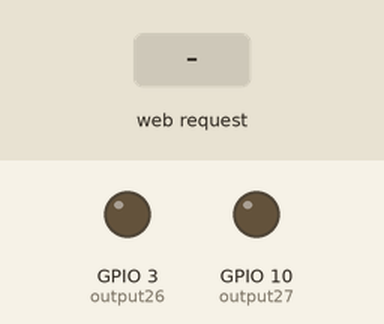
Recording of a sketch running on a simulated ESP32-S3. Parts: output pins drawn as LEDs (lit = HIGH). The test bench sets the inputs (shaded band). WiFi joins after 1.5 s; servers stay silent unless stated; what the sketch prints to the serial monitor is not drawn.

Above: at 2.7 s.
2.8 s: HTTP request GET /26/on received
At 3.4 s:
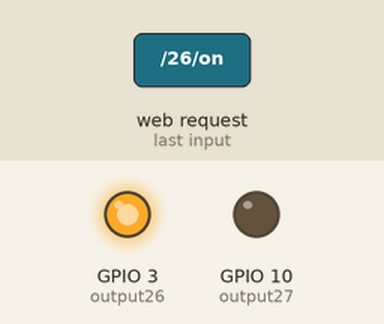
4.3 s: HTTP request GET /27/on received
At 5.5 s:
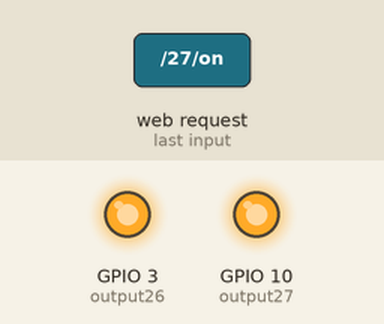
5.8 s: HTTP request GET /26/off received
At 6.9 s:
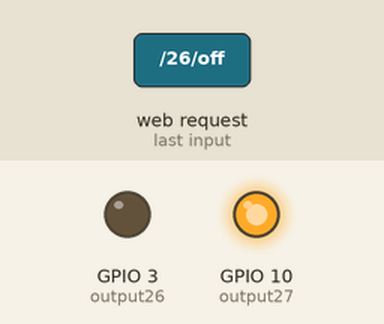
7.3 s: HTTP request GET /27/off received
At 8.0 s:
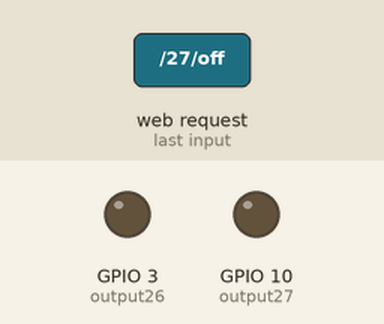
Timing chart, 0 to 9.8 s (numbered marks = the images above; inputs shaded):
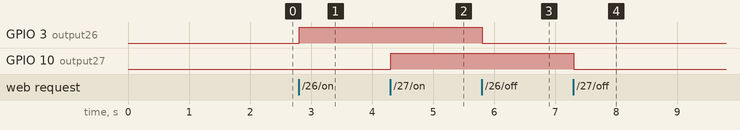

The sketch:

sketch_nov17a_copy_20241118003802.ino
```cpp
/*********
  Rui Santos
  Complete project details at http://randomnerdtutorials.com
*********/

// Load Wi-Fi library
#include <WiFi.h>

// Replace with your network credentials
const char* ssid = "fhihung.iphone";
const char* password = "88888889";

// Set web server port number to 80
WiFiServer server(80);

// Variable to store the HTTP request
String header;

// Auxiliar variables to store the current output state
String output26State = "off";
String output27State = "off";

// Assign output variables to GPIO pins
const int output26 = 3;
const int output27 = 10;

// Current time
unsigned long currentTime = millis();
// Previous time
unsigned long previousTime = 0;
// Define timeout time in milliseconds (example: 2000ms = 2s)
const long timeoutTime = 2000;

void setup() {
  Serial.begin(115200);
  // Initialize the output variables as outputs
  pinMode(output26, OUTPUT);
  pinMode(output27, OUTPUT);
  // Set outputs to LOW
  digitalWrite(output26, LOW);
  digitalWrite(output27, LOW);

  // Connect to Wi-Fi network with SSID and password
  Serial.print("Connecting to ");
  Serial.println(ssid);
  WiFi.begin(ssid, password);
  while (WiFi.status() != WL_CONNECTED) {
    delay(500);
    Serial.print(".");
  }
  // Print local IP address and start web server
  Serial.println("");
  Serial.println("WiFi connected.");
  Serial.println("IP address: ");
  Serial.println(WiFi.localIP());
  server.begin();
}

void loop() {
  WiFiClient client = server.available();  // Listen for incoming clients

  if (client) {  // If a new client connects,
    currentTime = millis();
    previousTime = currentTime;
    Serial.println("New Client.");                                             // print a message out in the serial port
    String currentLine = "";                                                   // make a String to hold incoming data from the client
    while (client.connected() && currentTime - previousTime <= timeoutTime) {  // loop while the client's connected
      currentTime = millis();
      if (client.available()) {  // if there's bytes to read from the client,
        char c = client.read();  // read a byte, then
        Serial.write(c);         // print it out the serial monitor
        header += c;
        if (c == '\n') {  // if the byte is a newline character
          // if the current line is blank, you got two newline characters in a row.
          // that's the end of the client HTTP request, so send a response:
          if (currentLine.length() == 0) {
            // HTTP headers always start with a response code (e.g. HTTP/1.1 200 OK)
            // and a content-type so the client knows what's coming, then a blank line:
            client.println("HTTP/1.1 200 OK");
            client.println("Content-type:text/html");
            client.println("Connection: close");
            client.println();

            if (header.indexOf("GET /state") >= 0) {
              String response = String("[") + String("{\"id\": 26, \"name\": \"living light\", \"state\": ") + (output26State == "on" ? "true" : "false") + String("}, ") + String("{\"id\": 27, \"name\": \"kitchen light\", \"state\": ") + (output27State == "on" ? "true" : "false") + String("}") + String("]");
              client.print(response);
              break;
            }
            // turns the GPIOs on and off
            if (header.indexOf("GET /26/on") >= 0) {
              Serial.println("GPIO 26 on");
              output26State = "on";
              digitalWrite(output26, HIGH);
            } else if (header.indexOf("GET /26/off") >= 0) {
              Serial.println("GPIO 26 off");
              output26State = "off";
              digitalWrite(output26, LOW);
            } else if (header.indexOf("GET /27/on") >= 0) {
              Serial.println("GPIO 27 on");
              output27State = "on";
              digitalWrite(output27, HIGH);
            } else if (header.indexOf("GET /27/off") >= 0) {
              Serial.println("GPIO 27 off");
              output27State = "off";
              digitalWrite(output27, LOW);
            }

            // Display the HTML web page
            client.println("<!DOCTYPE html><html>");
            client.println("<head><meta name=\"viewport\" content=\"width=device-width, initial-scale=1\">");
            client.println("<link rel=\"icon\" href=\"data:,\">");
            // CSS to style the on/off buttons
            // Feel free to change the background-color and font-size attributes to fit your preferences
            client.println("<style>html { font-family: Helvetica; display: inline-block; margin: 0px auto; text-align: center;}");
            client.println(".button { background-color: #4CAF50; border: none; color: white; padding: 16px 40px;");
            client.println("text-decoration: none; font-size: 30px; margin: 2px; cursor: pointer;}");
            client.println(".button2 {background-color: #555555;}</style></head>");

            // Web Page Heading
            client.println("<body><h1>ESP32 Web Server</h1>");

            // Display current state, and ON/OFF buttons for GPIO 26
            client.println("<p>GPIO 26 - State " + output26State + "</p>");
            // If the output26State is off, it displays the ON button
            if (output26State == "off") {
              client.println("<p><a href=\"/26/on\"><button class=\"button\">ON</button></a></p>");
            } else {
              client.println("<p><a href=\"/26/off\"><button class=\"button button2\">OFF</button></a></p>");
            }

            // Display current state, and ON/OFF buttons for GPIO 27
            client.println("<p>GPIO 27 - State " + output27State + "</p>");
            // If the output27State is off, it displays the ON button
            if (output27State == "off") {
              client.println("<p><a href=\"/27/on\"><button class=\"button\">ON</button></a></p>");
            } else {
              client.println("<p><a href=\"/27/off\"><button class=\"button button2\">OFF</button></a></p>");
            }
            client.println("</body></html>");

            // The HTTP response ends with another blank line
            client.println();
            // Break out of the while loop
            break;
          } else {  // if you got a newline, then clear currentLine
            currentLine = "";
          }
        } else if (c != '\r') {  // if you got anything else but a carriage return character,
          currentLine += c;      // add it to the end of the currentLine
        }
      }
    }
    // Clear the header variable
    header = "";
    // Close the connection
    client.stop();
    Serial.println("Client disconnected.");
    Serial.println("");
  }
}
```

Measured:
- after the input at 2.8 s, GPIO 3 (output26): LOW → HIGH at once
- after the input at 4.3 s, GPIO 10 (output27): LOW → HIGH at once
- after the input at 5.8 s, GPIO 3 (output26): HIGH → LOW at once
- after the input at 7.3 s, GPIO 10 (output27): HIGH → LOW at once
